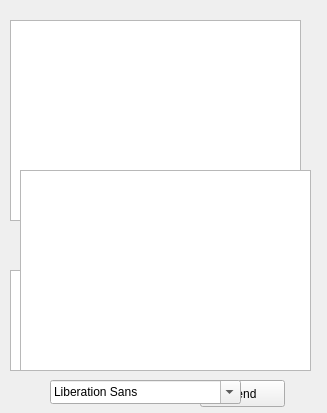
<?xml version="1.0" encoding="UTF-8"?>
<ui version="4.0">
 <class>Form</class>
 <widget class="QWidget" name="Form">
  <property name="geometry">
   <rect>
    <x>0</x>
    <y>0</y>
    <width>327</width>
    <height>413</height>
   </rect>
  </property>
  <property name="windowTitle">
   <string>Form</string>
  </property>
  <widget class="QListView" name="tabconvo">
   <property name="geometry">
    <rect>
     <x>10</x>
     <y>20</y>
     <width>291</width>
     <height>201</height>
    </rect>
   </property>
  </widget>
  <widget class="QFontComboBox" name="fontComboBox">
   <property name="geometry">
    <rect>
     <x>40</x>
     <y>230</y>
     <width>191</width>
     <height>24</height>
    </rect>
   </property>
  </widget>
  <widget class="QTextEdit" name="tabmessage">
   <property name="geometry">
    <rect>
     <x>10</x>
     <y>270</y>
     <width>291</width>
     <height>101</height>
    </rect>
   </property>
  </widget>
  <widget class="QPushButton" name="tabsendbutton">
   <property name="geometry">
    <rect>
     <x>200</x>
     <y>380</y>
     <width>85</width>
     <height>27</height>
    </rect>
   </property>
   <property name="text">
    <string>Send</string>
   </property>
  </widget>
  <widget class="QTextEdit" name="tabmessage_2">
   <property name="geometry">
    <rect>
     <x>20</x>
     <y>420</y>
     <width>291</width>
     <height>101</height>
    </rect>
   </property>
  </widget>
  <widget class="QFontComboBox" name="fontComboBox_2">
   <property name="geometry">
    <rect>
     <x>50</x>
     <y>380</y>
     <width>191</width>
     <height>24</height>
    </rect>
   </property>
  </widget>
  <widget class="QListView" name="tabconvo_2">
   <property name="geometry">
    <rect>
     <x>20</x>
     <y>170</y>
     <width>291</width>
     <height>201</height>
    </rect>
   </property>
  </widget>
  <widget class="QPushButton" name="tabsendbutton_2">
   <property name="geometry">
    <rect>
     <x>210</x>
     <y>530</y>
     <width>85</width>
     <height>27</height>
    </rect>
   </property>
   <property name="text">
    <string>Send</string>
   </property>
  </widget>
 </widget>
 <resources/>
 <connections/>
</ui>
